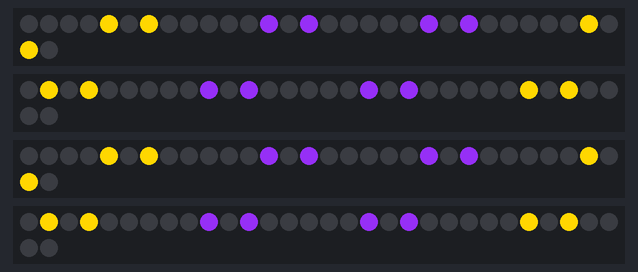
Recording of a sketch running on a simulated Arduino Uno, built with avr-gcc and run on an emulated ATmega328P. On the bench: 4 × 32 RGB LEDs in strip order, left to right, continuing on the next row.

Above: at 0.1 s.
At 2.1 s:
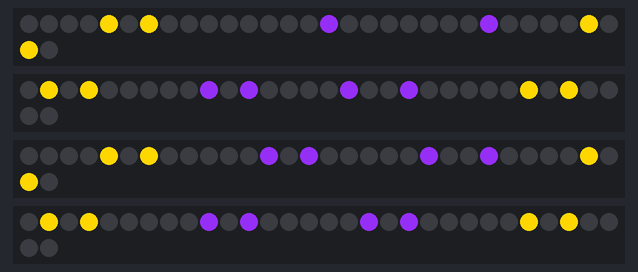
At 37.3 s:
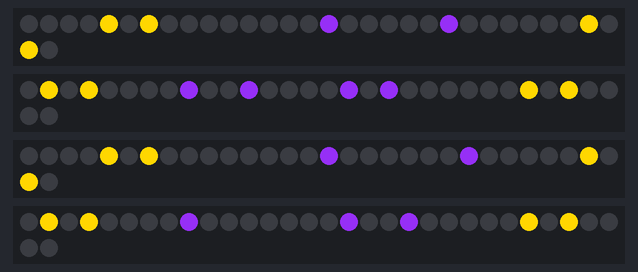

The sketch:

StopWatch_Demo_HST_LED_Art.ino
```cpp
#include "FastLED.h"
#define COLOR_ORDER GRB
#define CHIPSET WS2811

#define NUM_LEDS      128
#define BRIGHTNESS    255
CRGB leds[NUM_LEDS];

const uint8_t m_leds[128] = {
		111, 112, 79, 80, 47, 48, 15, 16,
		110, 113, 78, 81, 46, 49, 14, 17,
		109, 77, 114, 45, 82, 13, 50, 18,
		108, 76, 115, 44, 83, 12, 51, 19,
		75, 107, 43, 116, 11, 84, 20, 52,
		74, 106, 42, 117, 10, 85, 21, 53,
		73, 41, 105, 9, 118, 22, 86, 54,
		72, 40, 104, 8, 119, 23, 87, 55,
		39, 71, 7, 103, 24, 120, 56, 88,
		38, 70, 6, 102, 25, 121, 57, 89,
		37, 5, 69, 26, 101, 58, 122, 90,
		36, 4, 68, 27, 100, 59, 123, 91,
		3, 35, 28, 67, 60, 99, 92, 124,
		2, 34, 29, 66, 61, 98, 93, 125,
		1, 30, 33, 62, 65, 94, 97, 126,
		0, 31, 32, 63, 64, 95, 96, 127
};

//numbers
int zero[] = {8, 9, 24, 25, 32, 33, 48, 49};

int two[] = {0, 1, 25, 32, 56, 57};

boolean numbers[10][16] = {
		{0, 0, 1, 1, 0, 0, 1, 1, 1, 1, 0, 0, 1, 1, 0, 0},
		{0, 1, 0, 0, 0, 0, 0, 1, 0, 1, 0, 0, 0, 0, 0, 1},
		{1, 1, 0, 0, 0, 0, 0, 1, 1, 0, 0, 0, 0, 0, 1, 1},
		{1, 1, 0, 0, 0, 0, 0, 1, 0, 1, 0, 0, 0, 0, 1, 1},
		{1, 0, 0, 0, 0, 0, 1, 1, 0, 1, 0, 0, 0, 0, 0, 1},
		{1, 1, 0, 0, 0, 0, 1, 0, 0, 1, 0, 0, 0, 0, 1, 1},
		{1, 1, 0, 0, 0, 0, 1, 0, 1, 1, 0, 0, 0, 0, 1, 1},
		{1, 1, 0, 0, 0, 1, 0, 0, 0, 0, 0, 1, 0, 1, 0, 0},
		{1, 1, 0, 0, 0, 0, 1, 1, 1, 1, 0, 0, 0, 0, 1, 1},
		{1, 1, 0, 0, 0, 0, 1, 1, 0, 1, 0, 0, 0, 0, 1, 1}
};

int second = 0;
int secondx10 = 0;
int minute = 0 ;
int minutex10 = 0;


void number_display (int position, int number, CRGB number_color) {
	for (int i = 0; i < 16; i+= 2) {
		if (numbers[number][i] == 1) {
			leds[m_leds[position + i/2*8]] = number_color;
			//leds[m_leds[position + i/2*8]] = CRGB(128,128,0);
		}
		else {
			leds[m_leds[position + i/2*8]] = CRGB(0,0,0);
		}
		if (numbers[number][i + 1] == 1) {
			leds[m_leds[position + 1 + i/2*8]] = number_color;
			//leds[m_leds[position + 1 + i/2*8]] = CRGB(128,128,0);
		}
		else {
			leds[m_leds[position + 1 + i/2*8]] = CRGB(0,0,0);
		}
	}
}

void setup()
{
	Serial.begin(115200);
	FastLED.addLeds<CHIPSET, 5, COLOR_ORDER>(leds, 0, 32).setCorrection( TypicalLEDStrip );
	FastLED.addLeds<CHIPSET, 4, COLOR_ORDER>(leds, 32, 32).setCorrection( TypicalLEDStrip );
	FastLED.addLeds<CHIPSET, 3, COLOR_ORDER>(leds, 64, 32).setCorrection( TypicalLEDStrip );
	FastLED.addLeds<CHIPSET, 2, COLOR_ORDER>(leds, 96, 32).setCorrection( TypicalLEDStrip );
	FastLED.setBrightness(BRIGHTNESS);
	fill_solid( leds, NUM_LEDS, CRGB(0,0,0));
	FastLED.show();
}

void loop()
{
	if (second == 10) {
		second = 0;
		secondx10++;
	}
	number_display(5, second, CRGB::BlueViolet);
	if (secondx10 == 6) {
		secondx10 = 0;
		minute++;
	}
	number_display(1, secondx10, CRGB::BlueViolet);
	if (minute == 10) {
		minute = 0;
		minutex10++;
	}
	number_display(69, minute, CRGB::CRGB::Gold);
	if (minutex10 == 10) {
		minutex10 = 0;
	}
	number_display(65, minutex10, CRGB::CRGB::Gold);
	FastLED.show();
	delay(1000);
	second++;
}
```
